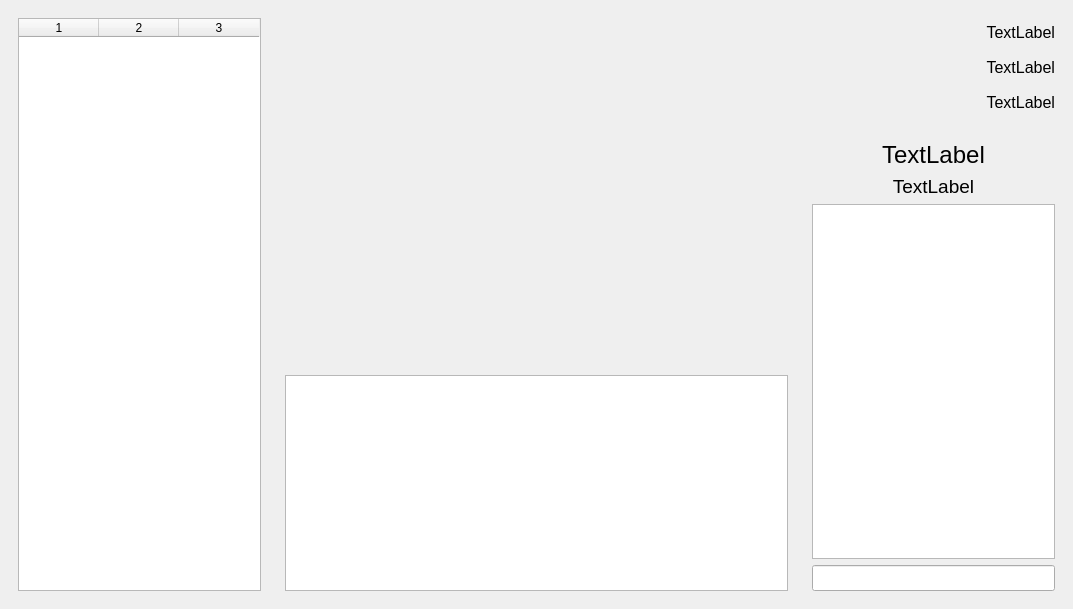
<?xml version="1.0" encoding="UTF-8"?>
<ui version="4.0">
 <class>MainWindow</class>
 <widget class="QMainWindow" name="MainWindow">
  <property name="geometry">
   <rect>
    <x>0</x>
    <y>0</y>
    <width>1073</width>
    <height>609</height>
   </rect>
  </property>
  <property name="windowTitle">
   <string>MainWindow</string>
  </property>
  <property name="styleSheet">
   <string notr="true"/>
  </property>
  <widget class="QWidget" name="centralwidget">
   <layout class="QVBoxLayout" name="verticalLayout">
    <item>
     <layout class="QHBoxLayout" name="horizontalLayout" stretch="1,2,1">
      <item>
       <widget class="QWidget" name="widget_1" native="true">
        <layout class="QVBoxLayout" name="verticalLayout_5">
         <item>
          <widget class="QTableWidget" name="tableWidget">
           <property name="columnCount">
            <number>3</number>
           </property>
           <attribute name="horizontalHeaderDefaultSectionSize">
            <number>80</number>
           </attribute>
           <column/>
           <column/>
           <column/>
          </widget>
         </item>
        </layout>
       </widget>
      </item>
      <item>
       <layout class="QVBoxLayout" name="verticalLayout_2" stretch="3,2">
        <item>
         <widget class="QWidget" name="widget_2" native="true"/>
        </item>
        <item>
         <widget class="QWidget" name="widget_3" native="true">
          <layout class="QVBoxLayout" name="verticalLayout_4">
           <item>
            <widget class="QTextEdit" name="textEdit">
             <property name="font">
              <font>
               <pointsize>10</pointsize>
              </font>
             </property>
            </widget>
           </item>
          </layout>
         </widget>
        </item>
       </layout>
      </item>
      <item>
       <layout class="QVBoxLayout" name="verticalLayout_3" stretch="1,4">
        <item>
         <widget class="QWidget" name="widget_4" native="true">
          <layout class="QVBoxLayout" name="verticalLayout_6">
           <item>
            <widget class="QLabel" name="lb_cpu">
             <property name="font">
              <font>
               <pointsize>12</pointsize>
              </font>
             </property>
             <property name="text">
              <string>&lt;html&gt;&lt;head/&gt;&lt;body&gt;&lt;p align=&quot;right&quot;&gt;TextLabel&lt;/p&gt;&lt;/body&gt;&lt;/html&gt;</string>
             </property>
            </widget>
           </item>
           <item>
            <widget class="QLabel" name="lb_ram">
             <property name="font">
              <font>
               <pointsize>12</pointsize>
              </font>
             </property>
             <property name="text">
              <string>&lt;html&gt;&lt;head/&gt;&lt;body&gt;&lt;p align=&quot;right&quot;&gt;TextLabel&lt;/p&gt;&lt;/body&gt;&lt;/html&gt;</string>
             </property>
            </widget>
           </item>
           <item>
            <widget class="QLabel" name="lb_rom">
             <property name="font">
              <font>
               <pointsize>12</pointsize>
              </font>
             </property>
             <property name="text">
              <string>&lt;html&gt;&lt;head/&gt;&lt;body&gt;&lt;p align=&quot;right&quot;&gt;TextLabel&lt;/p&gt;&lt;/body&gt;&lt;/html&gt;</string>
             </property>
            </widget>
           </item>
          </layout>
         </widget>
        </item>
        <item>
         <widget class="QWidget" name="widget_5" native="true">
          <layout class="QVBoxLayout" name="verticalLayout_7">
           <item>
            <widget class="QLabel" name="lb_time">
             <property name="font">
              <font>
               <pointsize>18</pointsize>
              </font>
             </property>
             <property name="text">
              <string>&lt;html&gt;&lt;head/&gt;&lt;body&gt;&lt;p align=&quot;center&quot;&gt;TextLabel&lt;/p&gt;&lt;/body&gt;&lt;/html&gt;</string>
             </property>
            </widget>
           </item>
           <item>
            <widget class="QLabel" name="lb_date">
             <property name="font">
              <font>
               <pointsize>14</pointsize>
              </font>
             </property>
             <property name="text">
              <string>&lt;html&gt;&lt;head/&gt;&lt;body&gt;&lt;p align=&quot;center&quot;&gt;TextLabel&lt;/p&gt;&lt;/body&gt;&lt;/html&gt;</string>
             </property>
            </widget>
           </item>
           <item>
            <widget class="QListView" name="listView"/>
           </item>
           <item>
            <widget class="QLineEdit" name="lineEdit">
             <property name="font">
              <font>
               <pointsize>11</pointsize>
              </font>
             </property>
            </widget>
           </item>
          </layout>
         </widget>
        </item>
       </layout>
      </item>
     </layout>
    </item>
   </layout>
  </widget>
 </widget>
 <resources/>
 <connections/>
</ui>
